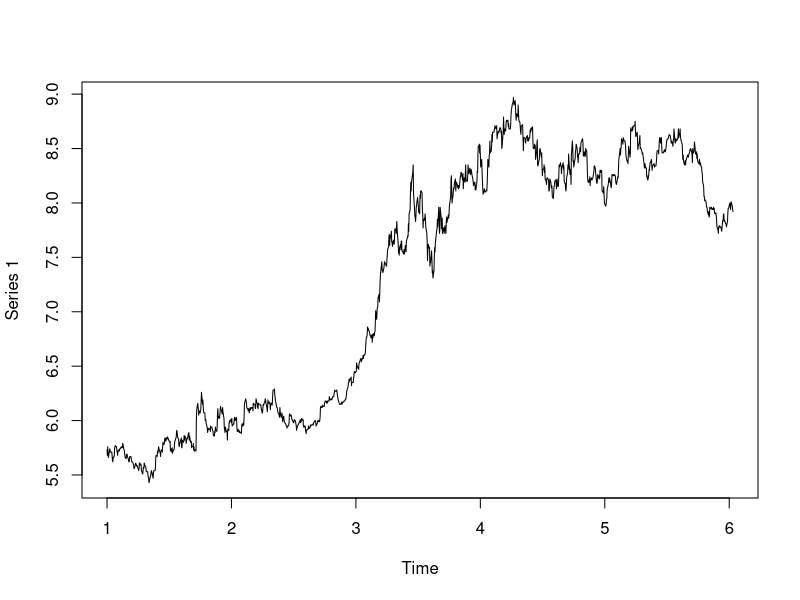
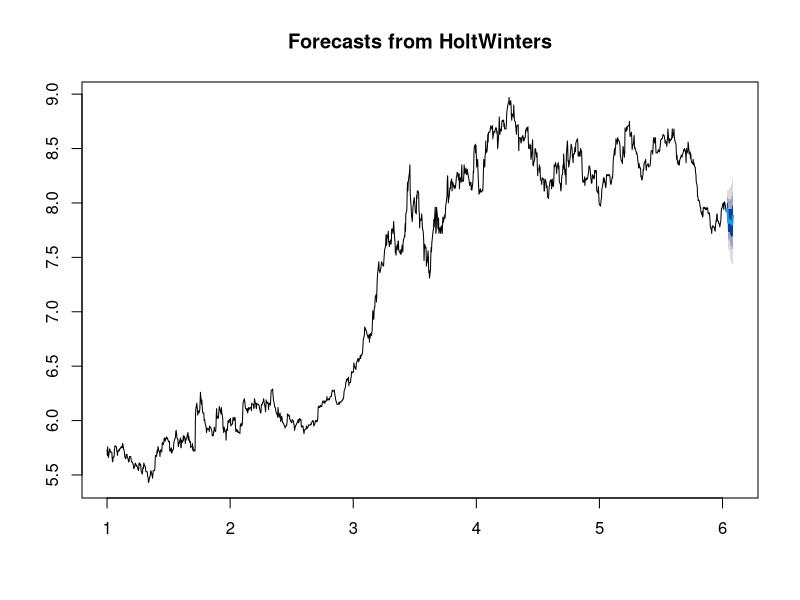

Recreate these plots in R, in order.
## ---- chunk 1
# Set the working directory to the appropriate HFC folder
setwd('X:\\Personal Development\\Data Science\\HFC\\norwegian_exchange_rate')
## ---- chunk 2
library(tseries) # Time series analysis
library(timeSeries) # Linear interpolation method for missing data
library(lubridate) # Date and time manipulations
library(forecast) # For fitting an ARIMA model and doing forecasting
## ---- chunk 3
end_date <- ymd('20171031')
## ---- chunk 4
df <- read.csv('DEXNOUS.csv', stringsAsFactors = FALSE)
## ---- chunk 5
# convert table date to R date object
df$DATE<- mdy(df$DATE)

full_range <- data.frame(DATE = seq(min(df$DATE), max(df$DATE), 'days'))

daily_data <- merge(x = full_range, y = df, by = "DATE", all.x = TRUE)
## ---- chunk 6
# Interpolate the missing obs 
daily_data$DEXNOUS <- round(interpNA(as.numeric(daily_data$DEXNOUS), method = "linear"),2)

# Create a time series of object with a frequency of 365 to represent that the data is daily
myts <- ts(daily_data$DEXNOUS, frequency = 365)

plot(myts)
## ---- chunk 7
fit <- HoltWinters(myts)
## ---- chunk 8
myfcast <- forecast(fit, h = (end_date - max(daily_data$DATE)), level = c(50,75,80,95) )
## ---- chunk 9
plot(myfcast)
## ---- chunk 10
mean <- myfcast$mean[(end_date - max(daily_data$DATE))]

# 1.15 is the z-Score for a 75% confidence interval 
stddev <- as.numeric((myfcast$lower[(end_date - max(daily_data$DATE)),2] - mean)/ (-1.15))
## ---- chunk 11
z1 <- (7.57 - mean) / stddev
z1
prob1 <- round(pnorm(z1)*100,0)
prob1
## ---- chunk 12
z2l <- (7.58 - mean) / stddev
z2l
z2u <- (7.72 - mean) / stddev
z2u
prob2 <- round(pnorm(z2u)*100,0) - round(pnorm(z2l)*100,0)
prob2
## ---- chunk 13
z3l <- (7.72 - mean) / stddev
z3l
z3u <- (7.83 - mean) / stddev
z3u
prob3 <- round(pnorm(z3u)*100,0) - round(pnorm(z3l)*100,0)
prob3
## ---- chunk 14
z4l <- (7.83 - mean) / stddev
z4l
z4u <- (7.97 - mean) / stddev
z4u
prob4 <- round(pnorm(z4u)*100,0) - round(pnorm(z4l)*100,0)
prob4
## ---- chunk 15
z5 <- (7.97 - mean) / stddev
z5
prob5 <- 100 - round(pnorm(z5)*100,0)
prob5
## ---- chunk 16
prob1 + prob2 + prob3 + prob4 + prob5
## ---- chunk 17
paste("Today, the forecast would have predicted a rate of", round(myfcast$mean[(today() - max(daily_data$DATE))],2))
